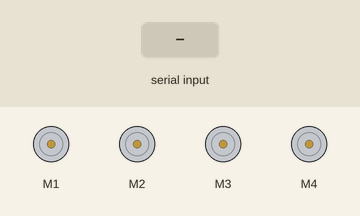
The sketch below on a simulated Arduino Uno, built with avr-gcc and run on an emulated ATmega328P. Parts: 4 × DC motor (green arrow = forward, orange = backward, longer = faster). Inputs (shaded band) come from the test bench. What the sketch prints to the serial monitor is not drawn.

Above: at 1.2 s.
1.3 s: "l" received over the second serial link
At 2.6 s:
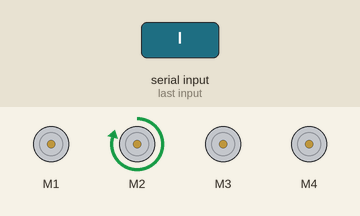
3.3 s: "g" received over the second serial link
At 4.6 s:
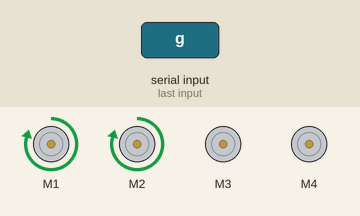
4.9 s: "b" received over the second serial link
At 5.9 s:
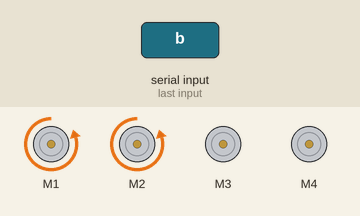
6.5 s: "r" received over the second serial link
At 7.7 s:
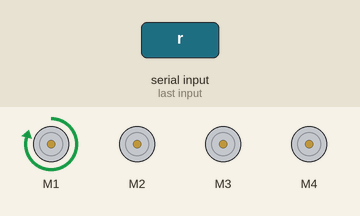
8.5 s: "w" received over the second serial link
At 9.8 s:
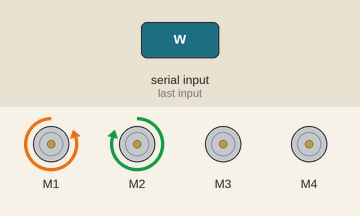
10.2 s: "q" received over the second serial link
At 11.1 s:
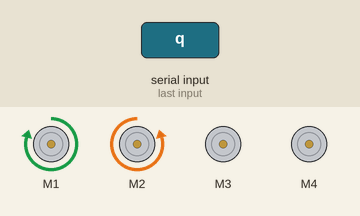
Timing chart, 0 to 12.9 s (numbered marks = the images above; inputs shaded):
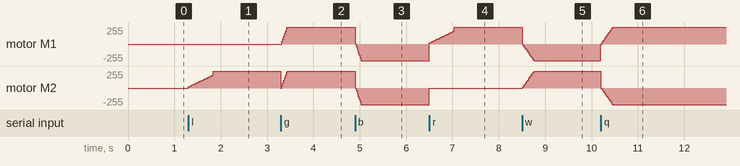

The sketch:

rc4.ino
```cpp
#include <SoftwareSerial.h>
#include <AFMotor.h>

AF_DCMotor motor_L(1);
AF_DCMotor motor_R(2);
AF_DCMotor motor_HL(3);
AF_DCMotor motor_HR(4);


#define BT_TXD A5
#define BT_RXD A4

SoftwareSerial bluetooth(BT_TXD, BT_RXD);       // TX: A5, RX: A4

char rec_data;
bool rec_chk = false;

int i;
int j;


void setup() {
  Serial.begin(9600);              // PC와의 시리얼 통신속도
  bluetooth.begin(9600);            // 스마트폰 블루투스 통신속도
  Serial.println("Eduino Smart Car Start!");


  // turn on motor
  motor_L.setSpeed(250);              // 왼쪽 모터의 속도
  motor_L.run(RELEASE);
  motor_R.setSpeed(250);              // 오른쪽 모터의 속도
  motor_R.run(RELEASE);

  motor_HL.setSpeed(50);              // 정면 모터1의 속도
  motor_HL.run(RELEASE);
  motor_HR.setSpeed(50);              // 정면 모터2의 속도
  motor_HR.run(RELEASE);

}

void loop() {

 if(bluetooth.available()){         // 블루투스 명령 수신
     rec_data = bluetooth.read();
     Serial.write(rec_data);
     rec_chk = true;
  }
 if(rec_data == 'g'){  // 전진, go
     motor_L.run(FORWARD);  motor_R.run(FORWARD);

  }
  else if(rec_data == 'b'){ // 후진, back
     motor_L.run(BACKWARD);  motor_R.run(BACKWARD);
  }
  else if(rec_data == 'l'){ // 좌회전, Go Left
   motor_L.run(RELEASE);  motor_R.run(FORWARD);
  }
  else if(rec_data == 'r'){ // 우회전, Go Right
    motor_L.run(FORWARD);  motor_R.run(RELEASE);
  }
  else if(rec_data == 'w'){ // 제자리 회전, Right Rotation
     motor_L.run(BACKWARD);   motor_R.run(FORWARD);
  }
  else if(rec_data == 'q'){ // 제자리 회전, Left Rotation
      motor_L.run(FORWARD);   motor_R.run(BACKWARD);
  }
  else if(rec_data == 'a'){ // 정면 모터 회전
    motor_HL.run(BACKWARD);
    motor_HR.run(BACKWARD);
  }
  else if(rec_data == 's'){  } // Stop

  if(rec_data == 's' ){       // 정지
    if(rec_chk == true){
       for (i=250; i>=0; i=i-20) {
          motor_L.setSpeed(i);  motor_R.setSpeed(i);
          motor_HL.setSpeed(i);  motor_HR.setSpeed(i);
          delay(10);
       }
       motor_L.run(RELEASE);       motor_R.run(RELEASE);
       motor_HL.run(RELEASE);       motor_HR.run(RELEASE);
    }
  }

  else{
    if(rec_chk == true){
      if(rec_data == 'l'){  // Left
        for (i=20; i<200; i=i+10) {
          motor_L.setSpeed(i);  motor_R.setSpeed(i);
          delay(30);
        }
       }
       else if(rec_data == 'r'){       // Right
        for (i=20; i<200; i=i+10) {
          motor_L.setSpeed(i);  motor_R.setSpeed(i);
          delay(30);
        }
       }
       else if(rec_data == 'w' || rec_data == 'q'){ // Rotation Left, Right
        for (i=0; i<250; i=i+20) {
          motor_L.setSpeed(i);  motor_R.setSpeed(i);
          delay(20);
        }
       }
       else if(rec_data == 'g'){ //Go
        for (i=0; i<250; i=i+20) {
           motor_L.setSpeed(i);  motor_R.setSpeed(i);
          delay(10);
        }
       }
       else{
        for (i=0; i<250; i=i+20) { //  Back
           motor_L.setSpeed(i);  motor_R.setSpeed(i);
          delay(10);
        }
       }
     }
    else{
          motor_L.setSpeed(250);  motor_R.setSpeed(250);
          motor_HL.setSpeed(200);  motor_HR.setSpeed(200);
    }
  }

  rec_chk = false;
}
```

Measured:
- after the input at 1.3 s, motor M2: moves from stopped to forward 250/255 over 0.54 s, starting at once
- after the input at 3.3 s, motor M1: stopped → forward 250/255 at once
- after the input at 4.9 s, motor M1, motor M2: forward 250/255 → backward 250/255 at once
- after the input at 6.5 s, motor M1: moves from backward 250/255 to forward 250/255 over 0.54 s, starting at once; motor M2: backward 250/255 → stopped at once
- after the input at 8.5 s, motor M1: moves from forward 250/255 to backward 250/255 over 0.26 s, starting at once; motor M2: moves from stopped to forward 250/255 over 0.24 s, starting at once
- after the input at 10.2 s, motor M1: moves from backward 250/255 to forward 250/255 over 0.26 s, starting at once; motor M2: moves from forward 250/255 to backward 250/255 over 0.26 s, starting at once
